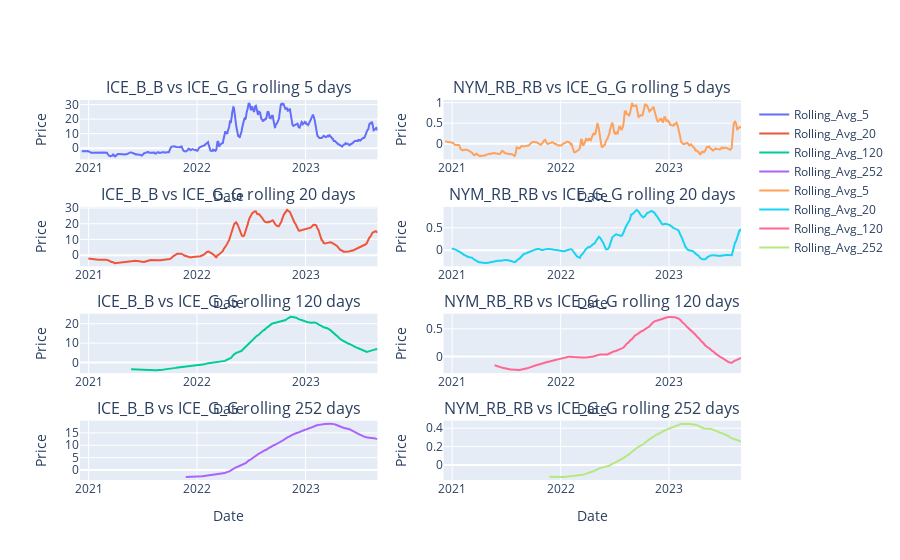

Source (notebook cell):
### Code cell
fig = make_subplots(rows=4, cols=2, subplot_titles=('ICE_B_B vs ICE_G_G rolling 5 days', 'NYM_RB_RB vs ICE_G_G rolling 5 days','ICE_B_B vs ICE_G_G rolling 20 days', 'NYM_RB_RB vs ICE_G_G rolling 20 days', 'ICE_B_B vs ICE_G_G rolling 120 days',  'NYM_RB_RB vs ICE_G_G rolling 120 days', 'ICE_B_B vs ICE_G_G rolling 252 days', 'NYM_RB_RB vs ICE_G_G rolling 252 days'))

for i in range(4):
    fig.add_trace(
        go.Scatter(x=rolling_pair1.index, y=rolling_pair1[rolling_pair1.columns[i]], mode='lines', name=rolling_pair1.columns[i]),
        row=i+1, col=1
    )
    fig.update_xaxes(title_text='Date', row=i+1, col=1)
    fig.update_yaxes(title_text='Price', row=i+1, col=1)
for i in range(4):
    fig.add_trace(
        go.Scatter(x=rolling_pair2.index, y=rolling_pair2[rolling_pair2.columns[i]], mode='lines', name=rolling_pair2.columns[i]),
        row=i+1, col=2
    )
    fig.update_xaxes(title_text='Date', row=i+1, col=2)
    fig.update_yaxes(title_text='Price', row=i+1, col=2)
fig.show()

### Figure 1 — Plotly figure (JSON) as saved in the notebook; plotly's stock layout.template omitted (floating-point values rounded to 4 significant figures; data arrays with more than 128 entries replaced by an {"elided": "..."} marker saying what was removed)
{"data": [{"mode": "lines", "name": "Rolling_Avg_5", "type": "scatter", "x": {"elided": "709 str values"}, "xaxis": "x", "y": {"elided": "709 float values"}, "yaxis": "y"}, {"mode": "lines", "name": "Rolling_Avg_20", "type": "scatter", "x": {"elided": "709 str values"}, "xaxis": "x3", "y": {"elided": "709 float values"}, "yaxis": "y3"}, {"mode": "lines", "name": "Rolling_Avg_120", "type": "scatter", "x": {"elided": "709 str values"}, "xaxis": "x5", "y": {"elided": "709 float values"}, "yaxis": "y5"}, {"mode": "lines", "name": "Rolling_Avg_252", "type": "scatter", "x": {"elided": "709 str values"}, "xaxis": "x7", "y": {"elided": "709 float values"}, "yaxis": "y7"}, {"mode": "lines", "name": "Rolling_Avg_5", "type": "scatter", "x": {"elided": "709 str values"}, "xaxis": "x2", "y": {"elided": "709 float values"}, "yaxis": "y2"}, {"mode": "lines", "name": "Rolling_Avg_20", "type": "scatter", "x": {"elided": "709 str values"}, "xaxis": "x4", "y": {"elided": "709 float values"}, "yaxis": "y4"}, {"mode": "lines", "name": "Rolling_Avg_120", "type": "scatter", "x": {"elided": "709 str values"}, "xaxis": "x6", "y": {"elided": "709 float values"}, "yaxis": "y6"}, {"mode": "lines", "name": "Rolling_Avg_252", "type": "scatter", "x": {"elided": "709 str values"}, "xaxis": "x8", "y": {"elided": "709 float values"}, "yaxis": "y8"}], "layout": {"annotations": [{"font": {"size": 16}, "showarrow": false, "text": "ICE_B_B vs ICE_G_G rolling 5 days", "x": 0.225, "xanchor": "center", "xref": "paper", "y": 1, "yanchor": "bottom", "yref": "paper"}, {"font": {"size": 16}, "showarrow": false, "text": "NYM_RB_RB vs ICE_G_G rolling 5 days", "x": 0.775, "xanchor": "center", "xref": "paper", "y": 1, "yanchor": "bottom", "yref": "paper"}, {"font": {"size": 16}, "showarrow": false, "text": "ICE_B_B vs ICE_G_G rolling 20 days", "x": 0.225, "xanchor": "center", "xref": "paper", "y": 0.7188, "yanchor": "bottom", "yref": "paper"}, {"font": {"size": 16}, "showarrow": false, "text": "NYM_RB_RB vs ICE_G_G rolling 20 days", "x": 0.775, "xanchor": "center", "xref": "paper", "y": 0.7188, "yanchor": "bottom", "yref": "paper"}, {"font": {"size": 16}, "showarrow": false, "text": "ICE_B_B vs ICE_G_G rolling 120 days", "x": 0.225, "xanchor": "center", "xref": "paper", "y": 0.4375, "yanchor": "bottom", "yref": "paper"}, {"font": {"size": 16}, "showarrow": false, "text": "NYM_RB_RB vs ICE_G_G rolling 120 days", "x": 0.775, "xanchor": "center", "xref": "paper", "y": 0.4375, "yanchor": "bottom", "yref": "paper"}, {"font": {"size": 16}, "showarrow": false, "text": "ICE_B_B vs ICE_G_G rolling 252 days", "x": 0.225, "xanchor": "center", "xref": "paper", "y": 0.1562, "yanchor": "bottom", "yref": "paper"}, {"font": {"size": 16}, "showarrow": false, "text": "NYM_RB_RB vs ICE_G_G rolling 252 days", "x": 0.775, "xanchor": "center", "xref": "paper", "y": 0.1562, "yanchor": "bottom", "yref": "paper"}], "xaxis": {"anchor": "y", "domain": [0, 0.45], "title": {"text": "Date"}}, "xaxis2": {"anchor": "y2", "domain": [0.55, 1], "title": {"text": "Date"}}, "xaxis3": {"anchor": "y3", "domain": [0, 0.45], "title": {"text": "Date"}}, "xaxis4": {"anchor": "y4", "domain": [0.55, 1], "title": {"text": "Date"}}, "xaxis5": {"anchor": "y5", "domain": [0, 0.45], "title": {"text": "Date"}}, "xaxis6": {"anchor": "y6", "domain": [0.55, 1], "title": {"text": "Date"}}, "xaxis7": {"anchor": "y7", "domain": [0, 0.45], "title": {"text": "Date"}}, "xaxis8": {"anchor": "y8", "domain": [0.55, 1], "title": {"text": "Date"}}, "yaxis": {"anchor": "x", "domain": [0.8438, 1], "title": {"text": "Price"}}, "yaxis2": {"anchor": "x2", "domain": [0.8438, 1], "title": {"text": "Price"}}, "yaxis3": {"anchor": "x3", "domain": [0.5625, 0.7188], "title": {"text": "Price"}}, "yaxis4": {"anchor": "x4", "domain": [0.5625, 0.7188], "title": {"text": "Price"}}, "yaxis5": {"anchor": "x5", "domain": [0.2812, 0.4375], "title": {"text": "Price"}}, "yaxis6": {"anchor": "x6", "domain": [0.2812, 0.4375], "title": {"text": "Price"}}, "yaxis7": {"anchor": "x7", "domain": [0, 0.1562], "title": {"text": "Price"}}, "yaxis8": {"anchor": "x8", "domain": [0, 0.1562], "title": {"text": "Price"}}}}
